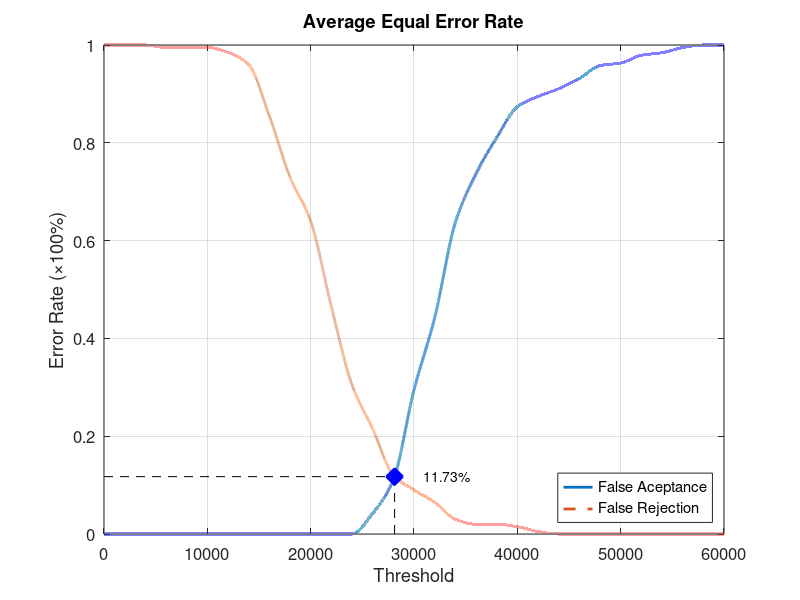
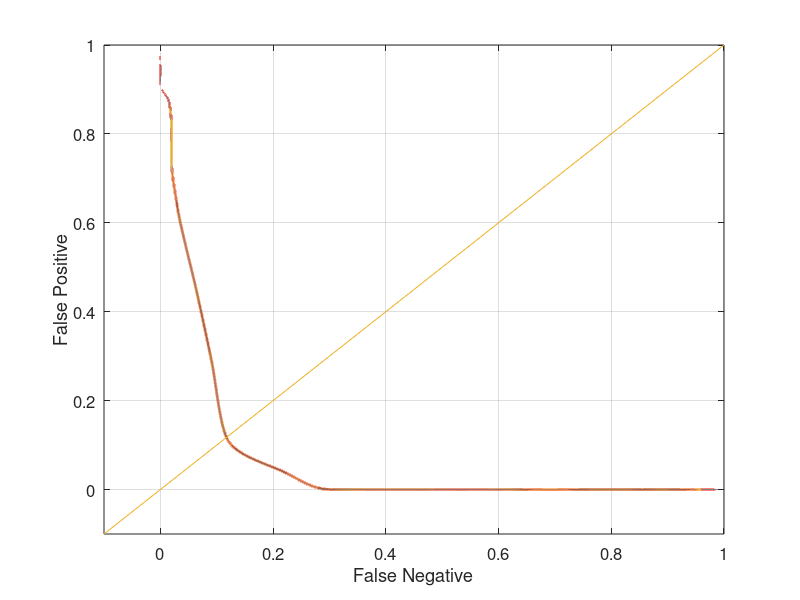

The MATLAB source for these figures, in order:
function yEER = Database4_3
close all;
clear;
clc;
x = 0:2000:60000;
xq = 0:0.5:60000;

y0 = [0 0 0 0 0 0 0 0 0 0 0 0 0 0.0421053 0.110526 0.294737 0.442105 0.636842 0.736842 0.810526 0.873684 0.894737 0.910526 0.931579 0.957895 0.963158 0.978947 0.984211 0.994737 1 1];
yy0 = interp1(x, y0, xq, 'pchip');
y1 = [1 1 1 0.995 0.995 0.995 0.985 0.96 0.855 0.73 0.64 0.465 0.305 0.215 0.12 0.09 0.065 0.03 0.02 0.02 0.015 0.005 0 0 0 0 0 0 0 0 0];
yy1 = interp1(x, y1, xq, 'pchip');

% Calculating EER: 
y2 = abs(y0 - y1);
find(y2 == min(y2))
yy2 = abs(yy0 - yy1);
xEER = find(yy2 == min(yy2));
xEERIndex = xq(xEER) % X-axis EER
yEER = yy0(xEER) % Y-axis EER

main = figure
plot(xq, yy0,'-','LineWidth', 2);	hold on
plot(xq, yy1,'--','LineWidth', 2);	hold on
plot([xEERIndex xEERIndex], [0 yEER], 'k--');	hold on
plot([0 xEERIndex], [yEER yEER], 'k--');	hold on
plot(xEERIndex, yEER, 'bx', 'LineWidth', 10);	hold on
text(xEERIndex + 10 * xEERIndex / 100, yEER, [num2str(round((10000 * yEER)) / 100) '%'])
legend('False Aceptance', 'False Rejection', 'Location', 'SouthEast')
xlabel('Threshold')
ylabel('Error Rate (\times100%)')
title('Average Equal Error Rate')
set(gca, 'FontSize', 12)
axis([0 60000 0 1])
grid on

print(main, 'Database4_3Main', '-dpng');
FNRxFPR = figure('Color', [1 1 1]);
plot(yy1, yy0, '-', yy1, yy0, 'LineWidth', 2);
hold on
y = -0.1:0.1:1
plot(y, y); 
set(gca, 'FontSize', 12)
xlabel('False Negative')
ylabel('False Positive')
axis([-0.1 1 -0.1 1])
set(gca, 'FontSize', 12)
grid on

print(FNRxFPR, 'Database4_3FNRxFPR','-dpng');
end
